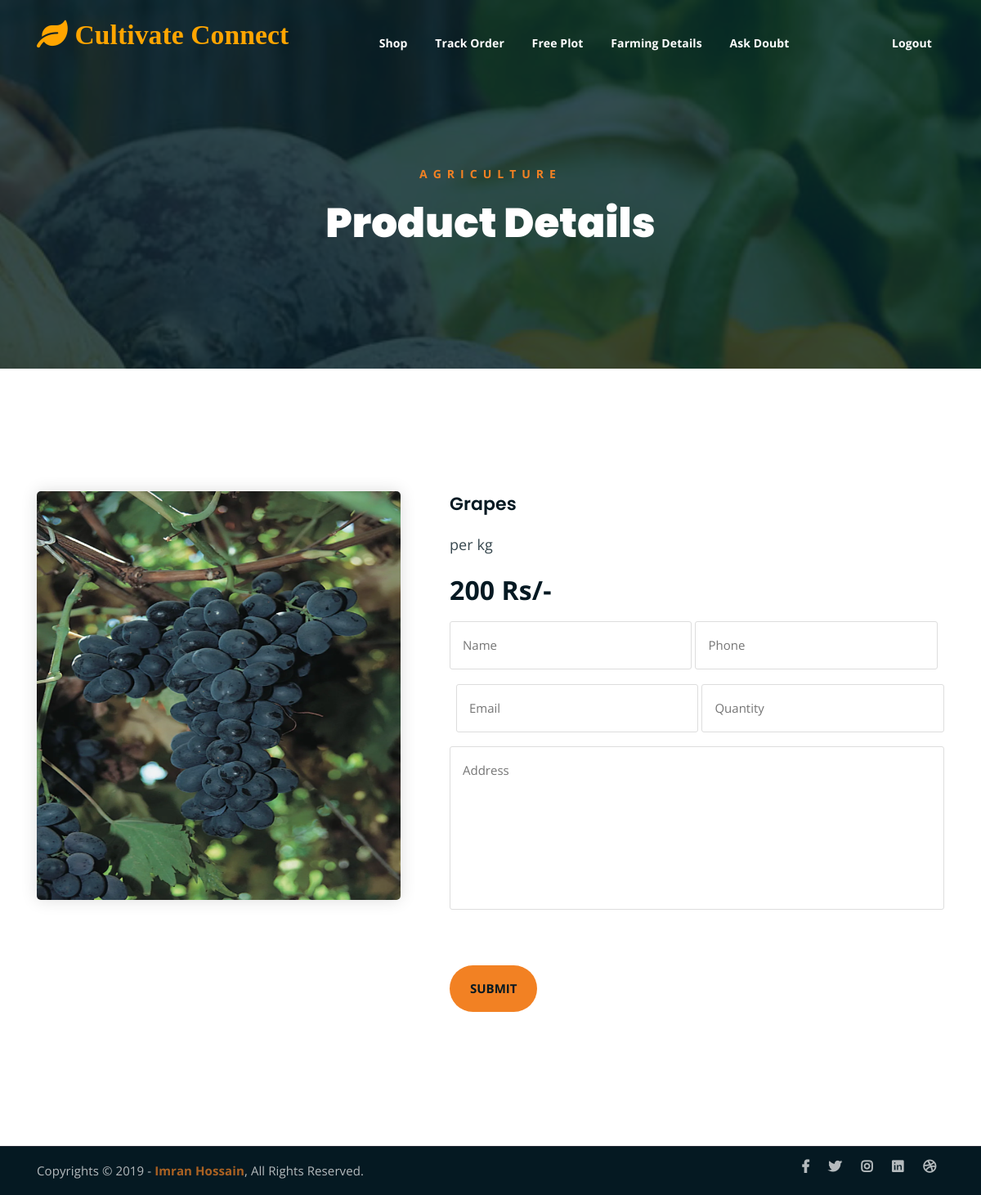
The page /user/pro_dt.php?mid=2 (signed in) on the database its author committed.
### tables this page shows
CREATE TABLE IF NOT EXISTS `pro` (
  `id` int(11) NOT NULL AUTO_INCREMENT,
  `cate` varchar(150) NOT NULL,
  `nme` varchar(150) NOT NULL,
  `qnt` varchar(150) NOT NULL,
  `prc` varchar(150) NOT NULL,
  `ph` varchar(150) NOT NULL,
  `uid` varchar(150) NOT NULL,
  `st` int(11) NOT NULL,
  PRIMARY KEY (`id`)
);

### user/pro_dt.php (the view, shortened to what this page needs)
<?php
include '../connection.php';
$usr=$_SESSION['uid'];
$mid=$_GET['mid'];
$sel=mysqli_query($dbcon,"select * from pro where id='$mid'");
    $r=mysqli_fetch_row($sel);
    $sel1=mysqli_query($dbcon,"select * from user_data where em='$usr'");
    $r1=mysqli_fetch_row($sel1);
?>
<!DOCTYPE html>
<html lang="en">
<head>
	<link rel="stylesheet" href="../temp/assets/css/all.min.css">
	<link rel="stylesheet" href="../temp/assets/bootstrap/css/bootstrap.min.css">
	<link rel="stylesheet" href="../temp/assets/css/owl.carousel.css">
	<link rel="stylesheet" href="../temp/assets/css/magnific-popup.css">
	<link rel="stylesheet" href="../temp/assets/css/animate.css">
	<link rel="stylesheet" href="../temp/assets/css/meanmenu.min.css">
	<link rel="stylesheet" href="../temp/assets/css/main.css">
	<link rel="stylesheet" href="../temp/assets/css/responsive.css">
</head>
<body>
	<?php
        include 'menu.php';
        ?>
	<div class="breadcrumb-section breadcrumb-bg">
		<div class="container">
			<div class="row">
				<div class="col-lg-8 offset-lg-2 text-center">
					<div class="breadcrumb-text">
						<p>Agriculture</p>
						<h1>Product Details</h1>
					</div>
				</div>
			</div>
		</div>
	</div>
	<div class="single-product mt-150 mb-150">
		<div class="container">
			<div class="row">
				<div class="col-md-5">
					<div class="single-product-img">
                                            <img style="width: 100%;height: 500px" src="../img4/<?php echo $r[5] ?>" alt="">
					</div>
				</div>
				<div class="col-md-7">
					<div class="single-product-content">
						<h3><?php echo $r[2] ?></h3>
						<p class="single-product-pricing"><span><?php echo $r[3] ?></span> <?php echo $r[4] ?> Rs/-</p>
						<div class="contact-form">
							<form method="POST" enctype="multipart/form-data" id="fruitkha-contact" >
							<p>
                                                            <input value="<?php echo $r1[1] ?>" type="text" placeholder="Name" name="t1" >
								<input type="tel" placeholder="Phone" name="t2" value="<?php echo $r1[2] ?>"   required="" onkeyup="chkc(this.value)" /><span id="o3"></span>
							</p>
							<p>
                                                            <input  type="email" placeholder="Email" name="t3" value="<?php echo $r1[3] ?>" required=""onkeyup="vem(this.value)" /><span id="em"></span>
                                                                <input type="text" placeholder="Quantity" name="t4" required="" >
							</p>
                                                        <p><textarea name="t5"  cols="2"rows="2" placeholder="Address"><?php echo $r1[5] ?></textarea></p>
							<br/>
							<br/>
							<p><input type="submit"name="b1" value="Submit"></p>
						</form>
						</div>
					</div>
				</div>
			</div>
		</div>
	</div>
	<div class="copyright">
		<div class="container">
			<div class="row">
				<div class="col-lg-6 col-md-12">
					<p>Copyrights &copy; 2019 - <a href="../temp/https://imransdesign.com/">Imran Hossain</a>,  All Rights Reserved.</p>
				</div>
				<div class="col-lg-6 text-right col-md-12">
					<div class="social-icons">
						<ul>
							<li><a href="../temp/#" target="_blank"><i class="fab fa-facebook-f"></i></a></li>
							<li><a href="../temp/#" target="_blank"><i class="fab fa-twitter"></i></a></li>
							<li><a href="../temp/#" target="_blank"><i class="fab fa-instagram"></i></a></li>
							<li><a href="../temp/#" target="_blank"><i class="fab fa-linkedin"></i></a></li>
							<li><a href="../temp/#" target="_blank"><i class="fab fa-dribbble"></i></a></li>
						</ul>
					</div>
				</div>
			</div>
		</div>
	</div>
</body>
</html>

### temp/assets/css/main.css (style rules this page uses)
html { font-size: 14px; font-weight: 400; line-height: 28px; height: 100%; }
body { font-family: "Open Sans", sans-serif; font-weight: 400; font-size: 1rem; letter-spacing: 0.1px; line-height: 1.8; color: #051922; overflow-x: hidden; }
body img { max-width: 100%; }
a { cursor: pointer; text-decoration: none; -webkit-transition: all 0.2s ease-in-out; -o-transition: all 0.2s ease-in-out; transition: all 0.2s ease-in-out; }
h1, .h1, h2, .h2, h3, .h3, h4, .h4, h5, .h5, h6, .h6 { font-family: "Poppins", sans-serif; font-weight: 700; margin: 0 0 1.25rem 0; color: #051922; }
h1:last-child, .h1:last-child, h2:last-child, .h2:last-child, h3:last-child, .h3:last-child, h4:last-child, .h4:last-child, h5:last-child, .h5:last-child, h6:last-child, .h6:last-child { margin: 0; }
h1, .h1 { font-size: 4rem; font-weight: 700; line-height: 4rem; }
h3, .h3 { font-size: 2rem; font-weight: 700; line-height: 2.25rem; }
p { font-family: "Open Sans", sans-serif; font-weight: 400; font-size: 1rem; letter-spacing: 0.1px; line-height: 1.8; color: #051922; margin: 0 0 1.25rem 0; }
p:last-child { margin: 0; }
.mt-150 { margin-top: 150px; }
.mb-150 { margin-bottom: 150px; }
.breadcrumb-bg { background-image: url(../img/breadcrumb-bg.jpg); }
.breadcrumb-text p { color: #F28123; font-weight: 700; text-transform: uppercase; letter-spacing: 7px; }
.breadcrumb-text h1 { font-size: 50px; font-weight: 900; color: #fff; margin: 0; margin-top: 20px; }
.breadcrumb-section { padding: 150px 0; background-size: cover; background-position: center center; position: relative; z-index: 1; background-attachment: fixed; padding-top: 200px; }
.breadcrumb-section:after { position: absolute; left: 0; top: 0; width: 100%; height: 100%; content: ""; background-color: #07212e; z-index: -1; opacity: 0.8; }
.copyright { background-color: #051922; border-top: 1px solid #232a35; }
.copyright p { margin: 0; color: #fff; opacity: 0.7; padding: 16px 0; font-size: 15px; }
.copyright a { color: #F28123; font-weight: 700; }
.social-icons ul { margin: 0; padding: 0; list-style: none; }
.social-icons ul li { display: inline-block; }
.social-icons ul li a { font-size: 16px; color: #fff; opacity: 0.7; padding: 16px 10px; display: block; }
.social-icons ul li a { -webkit-transition: 0.3s; -o-transition: 0.3s; transition: 0.3s; }
input[type="submit"] { -webkit-transition: 0.3s; -o-transition: 0.3s; transition: 0.3s; border-radius: 50px !important; }
html, body { height: 100%; }
input[type="submit"] { background-color: #F28123; color: #051922; font-weight: 700; text-transform: uppercase; font-size: 15px; border: none !important; cursor: pointer; padding: 15px 25px; border-radius: 3px; }
.contact-form form p input[type=text], .contact-form form p input[type=tel], .contact-form form p input[type=email], .contact-form form p input[type=password] { width: 49%; padding: 15px; border: 1px solid #ddd; border-radius: 3px; }
.contact-form form p textarea { border: 1px solid #ddd; padding: 15px; height: 200px; border-radius: 3px; width: 100%; resize: none; }
.single-product-img img { border-radius: 5px; -webkit-box-shadow: 0 0 20px #ddd; box-shadow: 0 0 20px #ddd; }
.single-product-content h3 { font-size: 22px; font-weight: 600; }
p.single-product-pricing span { font-size: 18px; display: block; opacity: 0.8; margin-bottom: 10px; font-weight: 400; }
.single-product-content p { font-size: 15px; color: #555; line-height: 1.8; }
.single-product-content p.single-product-pricing { font-size: 32px; font-weight: 700; margin-bottom: 10px; color: #051922; line-height: inherit; }
.single-product-content { margin-left: 30px; }

### temp/assets/css/responsive.css (style rules this page uses)
@media only screen and (min-width: 992px) and (max-width: 1200px) { .contact-form form p input[type=email] { margin-left: 8px; } }

### rows shown on the page
pro: ph (picture), nme "Grapes", qnt "per kg", prc "200"

### other values the page prints
$title "Cultivate Connect"
